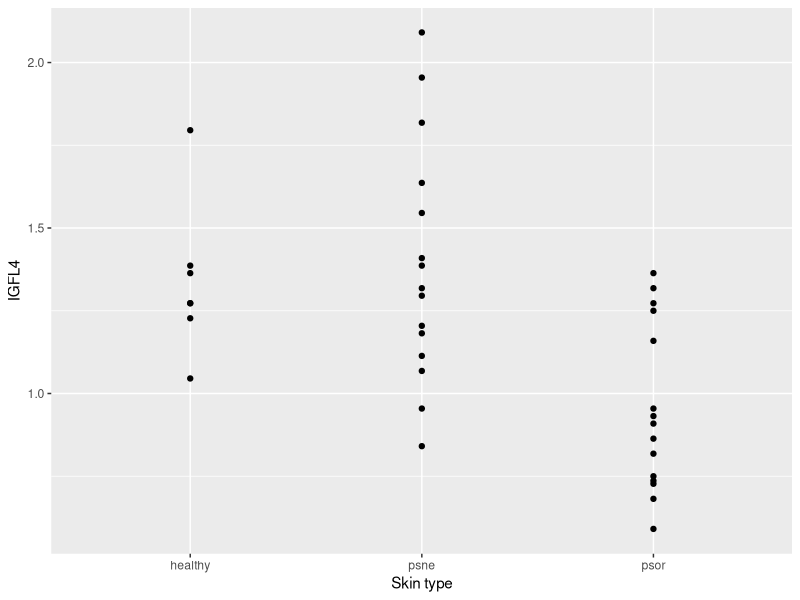
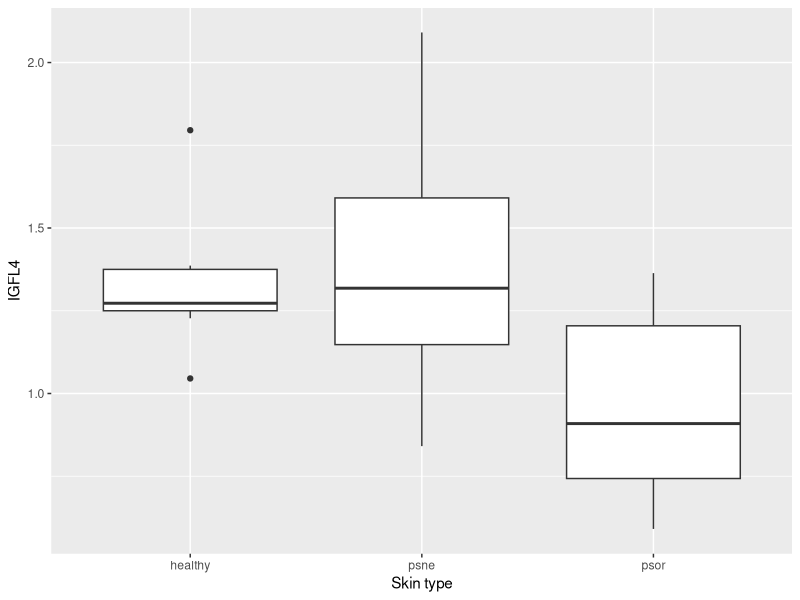
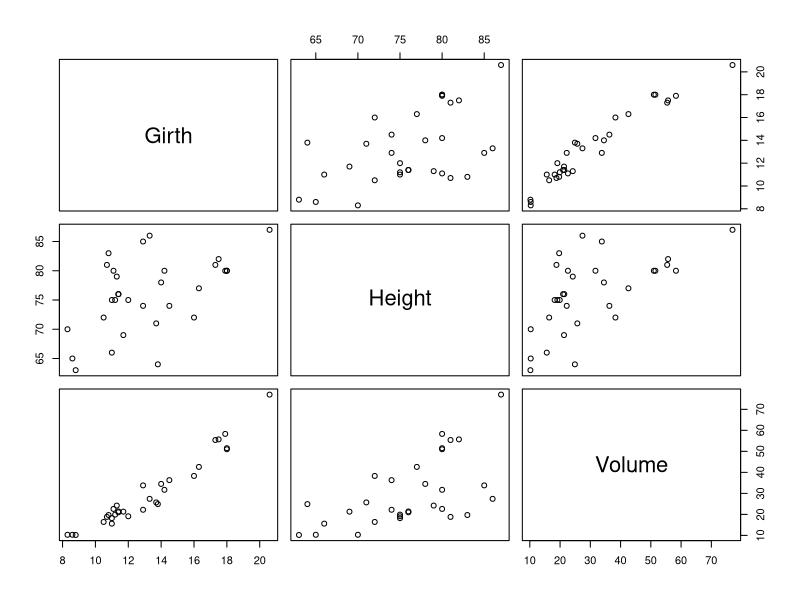
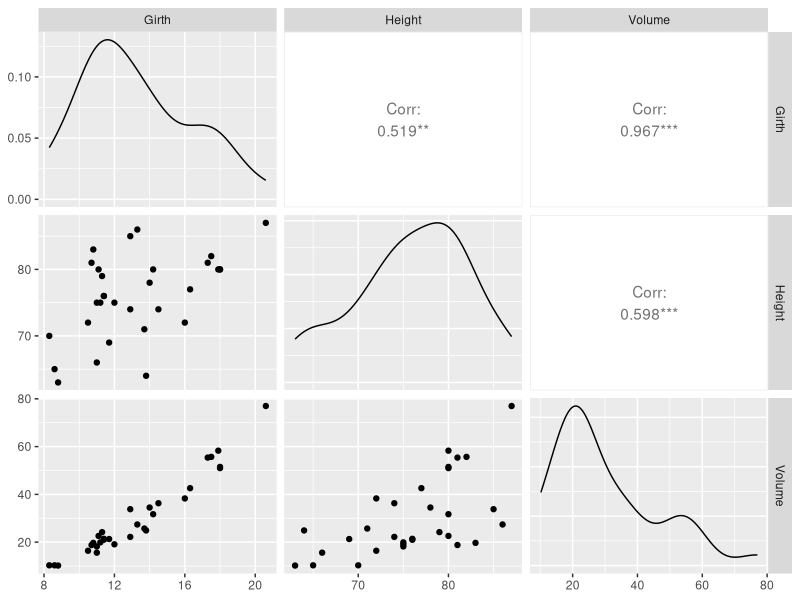
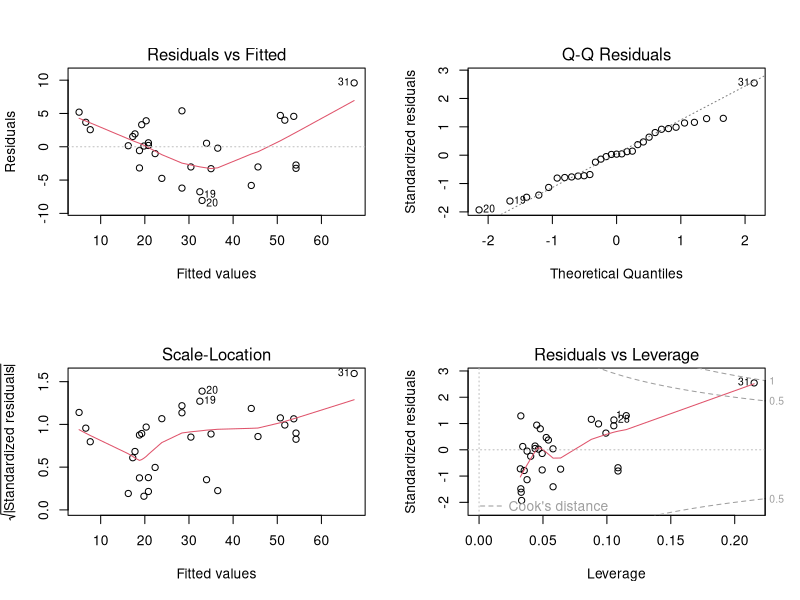
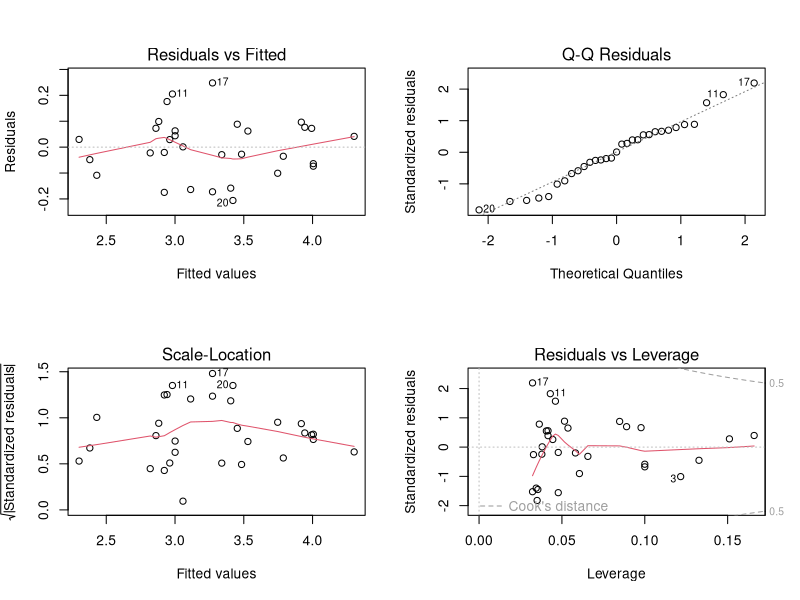
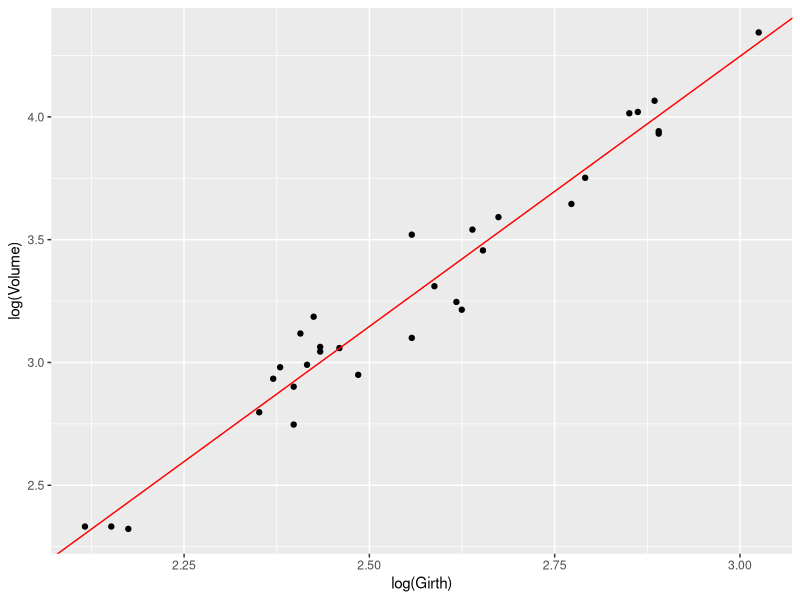
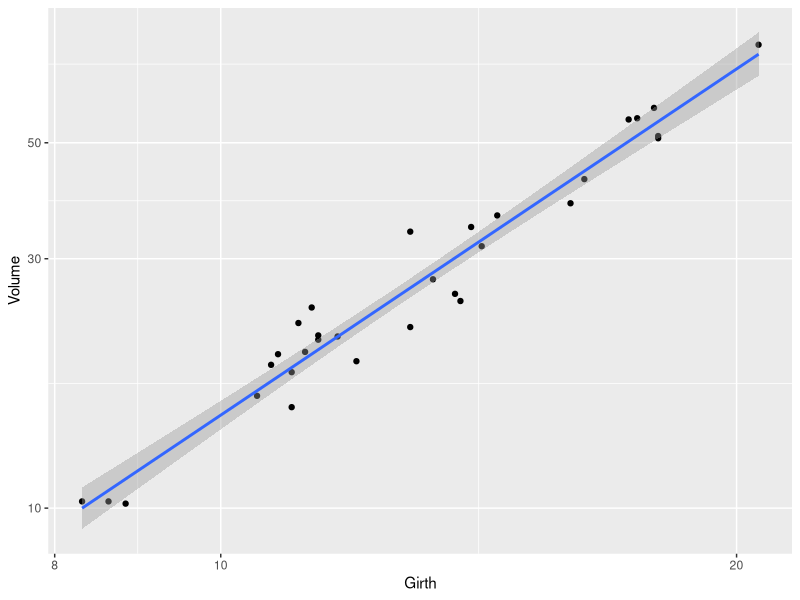

R code for these plots, in order:
## ---- chunk 1
knitr::opts_chunk$set(echo = TRUE, eval = TRUE, warning = FALSE)
## ---- chunk 2
#install.packages("tidyverse")
#install.packages("GGally")
#install.packages("readxl")
#install.packages("emmeans")
library(tidyverse)
library(GGally)
library(readxl)
library(emmeans)
## ---- chunk 3
psoriasisData <- read_excel("psoriasis.xlsx")

# Dataset1
psorData  <- select(psoriasisData, type, IGFL4)

# Dataset2
psorDataG <- select(psoriasisData, -IGFL4)


psorData <- mutate(psorData, type = factor(type))
count(psorData, type)
## ---- chunk 4
ggplot(psorData, aes(x=type, y=IGFL4)) +
  geom_point() + 
  labs(x="Skin type", y="IGFL4")

ggplot(psorData, aes(x=type, y=IGFL4)) +
  geom_boxplot() + 
  labs(x="Skin type", y="IGFL4")

psorData %>% 
  group_by(type) %>% 
  summarise(avg=mean(IGFL4), median=median(IGFL4), sd=sd(IGFL4))
## ---- chunk 5
oneway <- lm(log(IGFL4) ~ type, data=psorData)
oneway
## ---- chunk 6
drop1(oneway,test="F")
## ---- chunk 7
emmeans(oneway,~type)
pairs(emmeans(oneway,~type))
## ---- chunk 8
emmeans(oneway,~type,type="response")
confint(pairs(emmeans(oneway,~type,type="response")))
pairs(emmeans(oneway,~type,type="response"))
## ---- chunk 9
data(trees)
trees
head(trees)
## ---- chunk 10
plot(trees)
## ---- chunk 11
ggpairs(trees)
## ---- chunk 12
linreg1 <- lm(Volume ~ Girth, data=trees)
linreg1
## ---- chunk 13
par(mfrow=c(2,2))   # makes room for 4=2x2 plots!
plot(linreg1)
## ---- chunk 14
linreg2 <- lm(log(Volume) ~ log(Girth), data=trees)
par(mfrow=c(2,2))
plot(linreg2)
## ---- chunk 15
summary(linreg2)
## ---- chunk 16
confint(linreg2)
## ---- chunk 17
ggplot(trees, aes(x = log(Girth), y = log(Volume))) + 
  geom_point() +
  geom_abline(intercept=-2.35332, slope=2.19997, col="red")

ggplot(trees, aes(x = Girth, y = Volume)) + 
  geom_point() +
  geom_smooth(method = "lm", se = TRUE) +
  scale_x_log10() +
  scale_y_log10()
## ---- chunk 18
linreg3 <- lm(log(Volume) ~ log(Girth) + log(Height), data=trees)
summary(linreg3)$coefficients
## ---- chunk 19
par(mfrow=c(2,2))
plot(linreg3)
## ---- chunk 20
anova(linreg3, linreg2)
## ---- chunk 21
drop1(linreg3,test="F")
## ---- chunk 22
summary(linreg3)$coefficients
